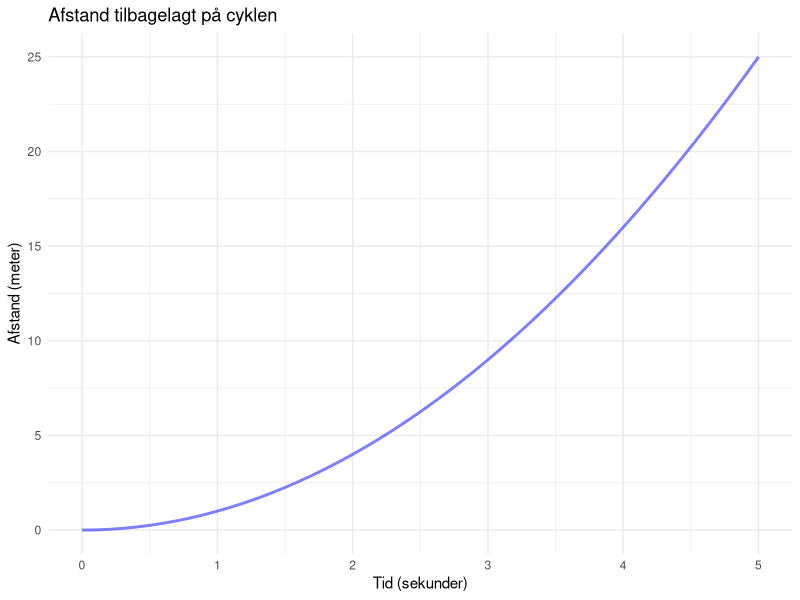
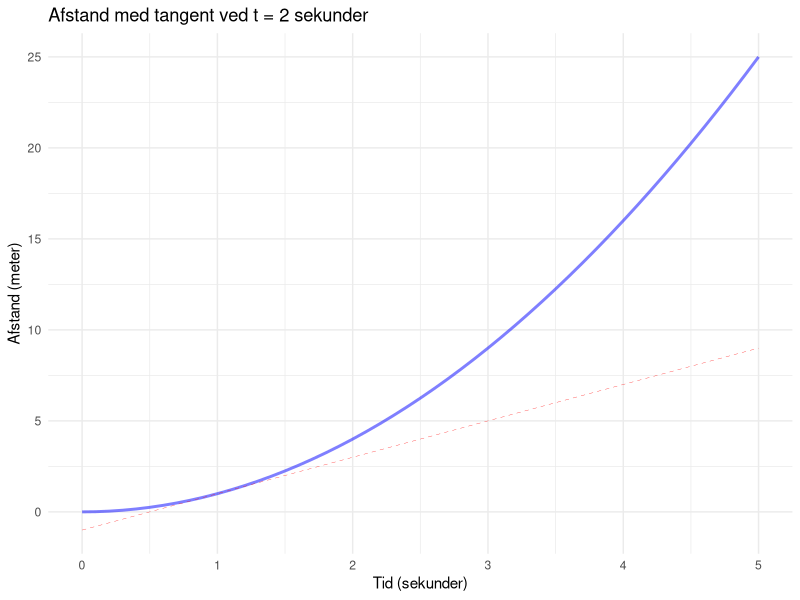
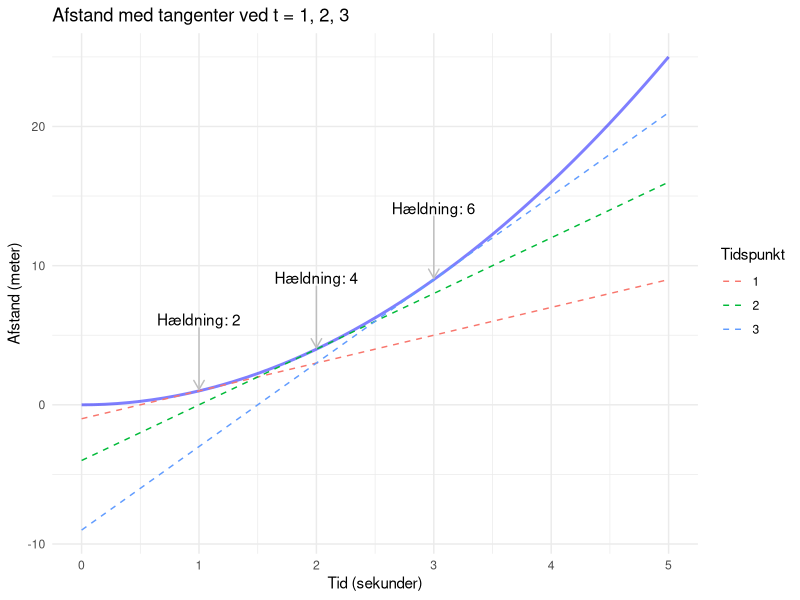
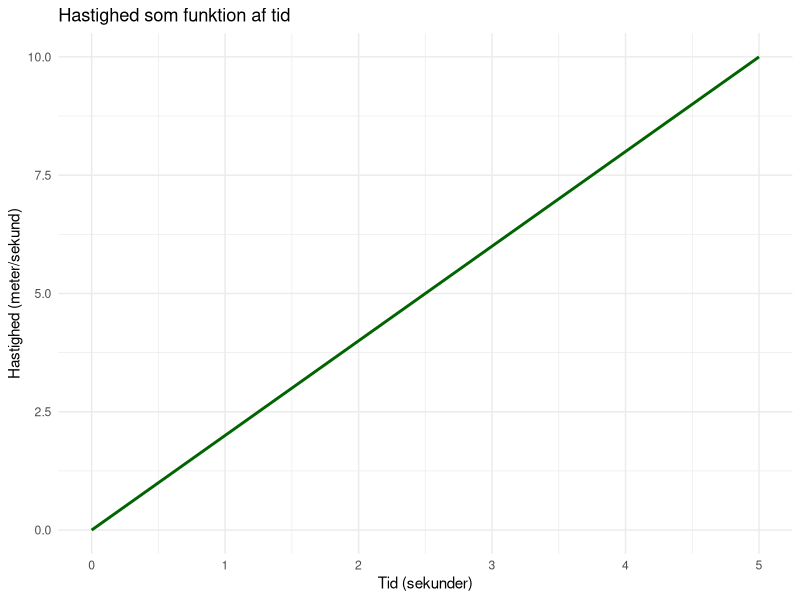
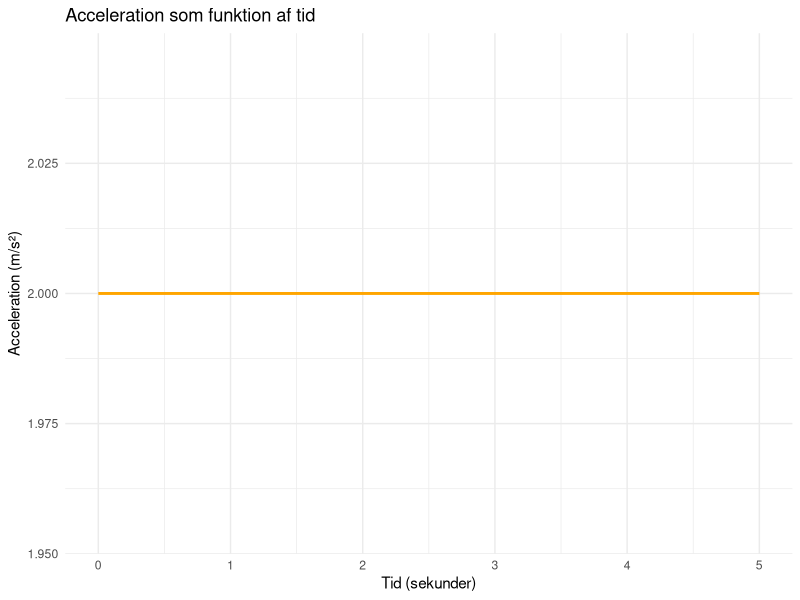

Write the R code that produced these figures, in order.
## ---- chunk 1
library(tidyverse)
library(ggrepel)
theme_set(theme_minimal())
## ---- chunk 2
tid = seq(0, 5, by = 0.1)
afstand = tid^2

data <- tibble(tid, afstand)

# Plot funktionen
p1 <- ggplot(data, aes(x = tid, y = afstand)) +
  geom_line(color = "blue", size = 1, alpha = 0.5) +
  labs(title = "Afstand tilbagelagt på cyklen",
       x = "Tid (sekunder)",
       y = "Afstand (meter)")

p1
## ---- chunk 3
# Funktion for afstand
s  <- function(t) t^2
sm <- function(t, t0) 2 * t0 * (t - t0) + s(t0) 

# Data til tangent
tangent_data <- expand_grid(data, punkt = seq(1, 3)) |> 
  mutate(y = sm(tid, punkt))

# Plot funktion og tangent
p1 +
  geom_line(data = filter(tangent_data, punkt == 1), aes(x = tid, y = y), color = "red", size = 0.1, linetype = "dashed") +
  labs(title = "Afstand med tangent ved t = 2 sekunder") 
## ---- chunk 4
slopes <- tangent_data |> 
  distinct(punkt) |> 
  mutate(afstand = s(punkt),
         slope = paste("Hældning:", 2 * punkt))

p1 + 
  geom_line(data = tangent_data, 
            aes(x = tid, y = y, color = factor(punkt), group = punkt),
            size = 0.5, linetype = "dashed") +
  geom_text_repel(data = slopes, 
                  aes(x = punkt, y = afstand, label = slope),
                  force = 100,
                  linesize = 0.5,
                  direction = "y",
                  segment.color = "grey",
                  arrow = arrow(length = unit(0.02, "npc"))) +
  labs(title = "Afstand med tangenter ved t = 1, 2, 3",
       color = "Tidspunkt")
## ---- chunk 5
# Plot hastighed
ggplot(data, aes(x = tid, y = 2*tid)) +
  geom_line(color = "darkgreen", size = 1) +
  labs(title = "Hastighed som funktion af tid",
       x = "Tid (sekunder)",
       y = "Hastighed (meter/sekund)") 
## ---- chunk 6
# Plot acceleration
ggplot(data, aes(x = tid, y = 2)) +
  geom_line(color = "orange", size = 1) +
  labs(title = "Acceleration som funktion af tid",
       x = "Tid (sekunder)",
       y = "Acceleration (m/s²)") +
  theme_minimal()
